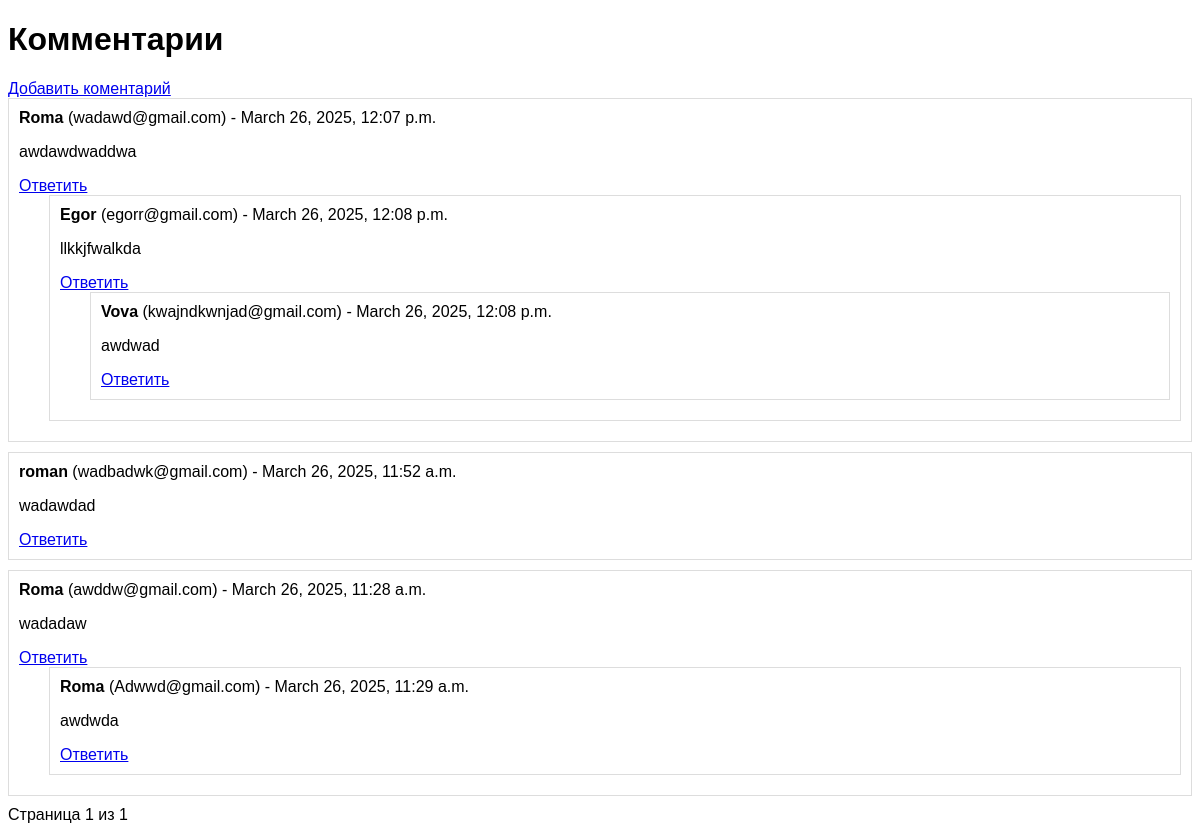
Before: / with the older database file.
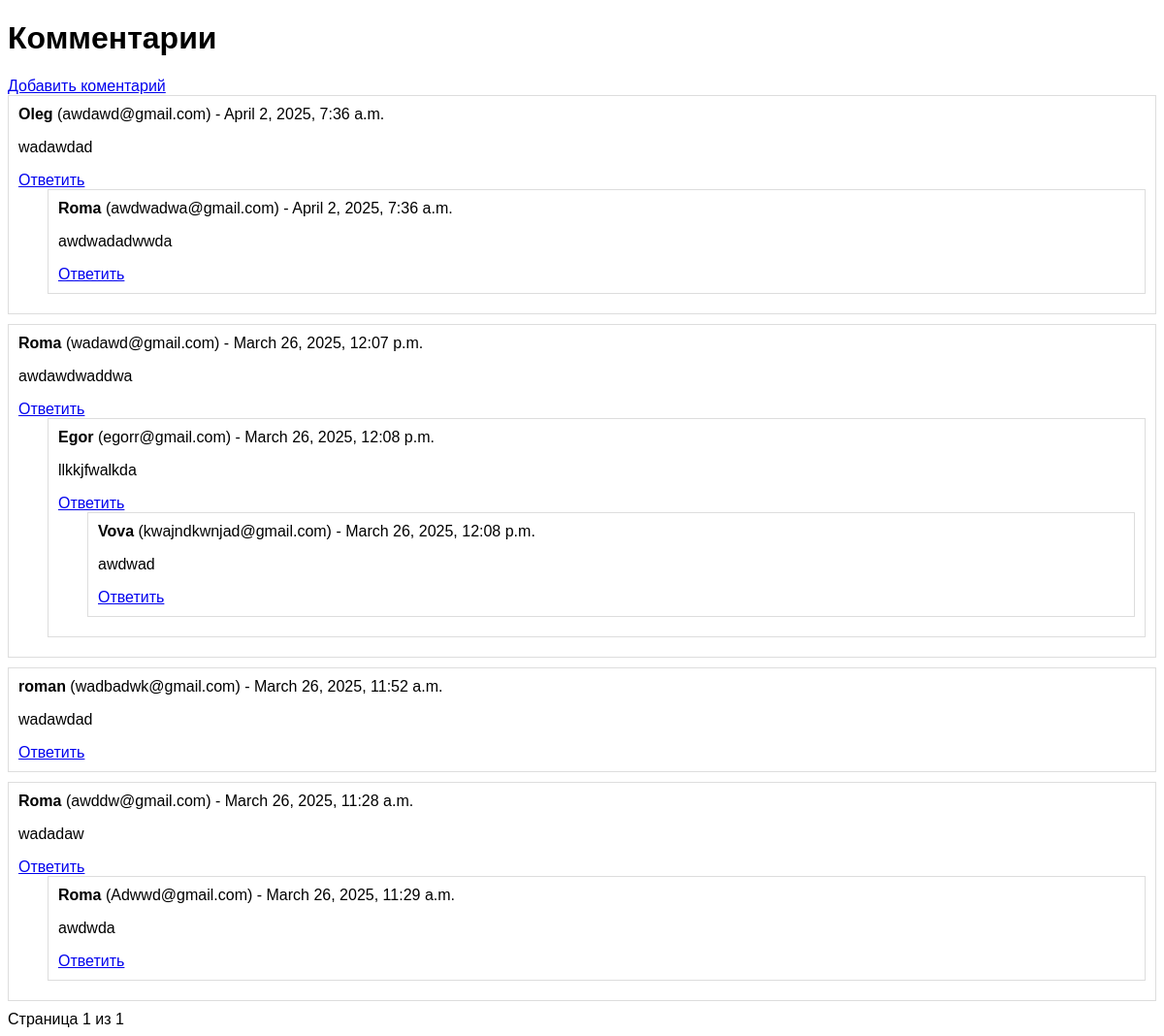
After: the same page with the newer database file.
### post/models.py (models this page shows, shortened)
class Comment(models.Model):
    user_name = models.CharField(max_length=50, db_index=True)
    email = models.EmailField(db_index=True)
    home_page = models.URLField(blank=True, null=True)
    text = models.TextField()
    created_at = models.DateTimeField(auto_now_add=True, db_index=True)
    parent = models.ForeignKey('self', null=True, blank=True, on_delete=models.CASCADE, related_name='replies')
    class Meta:
        ordering = ['-created_at']
        db_table = 'comment'

### post/views.py (the view)
# urls.py: path('', index, name='index'),
def index(request):
    posts = Comment.objects.filter(parent__isnull=True).order_by('-created_at')
    paginator = Paginator(posts, 25)
    page_number = request.GET.get('page')
    page_obj = paginator.get_page(page_number)
    return render(request, 'index.html', {'page_obj': page_obj})

### post/templates/index.html (shortened to what this page needs)
{% load static %}
<!DOCTYPE html>
<html lang="ru">
<head>
    <link rel="stylesheet" href="{% static "css/style.css" %}" />
</head>
<body>
<h1>Комментарии</h1>
<a href="{% url 'add_comment' %}">Добавить коментарий</a>
{% for comment in page_obj %}
    <div class="comment">
        <strong>{{ comment.user_name }}</strong> ({{ comment.email }}) - {{ comment.created_at }}
        <p>{{ comment.text }}</p>
        <a href="{% url 'add_comment_reply' comment.id %}">Ответить</a>
        {% include 'replies.html' with replies=comment.replies.all %}
    </div>
{% endfor %}
<div>
    <span>Страница {{ page_obj.number }} из {{ page_obj.paginator.num_pages }}</span>
</div>
</body>
</html>

### post/templates/replies.html (shortened to what this page needs)
{% for reply in replies %}
    <div class="comment reply">
        <strong>{{ reply.user_name }}</strong> ({{ reply.email }}) - {{ reply.created_at }}
        <p>{{ reply.text }}</p>
        <a href="{% url 'add_comment_reply' reply.id %}">Ответить</a>
        {% include 'replies.html' with replies=reply.replies.all %}
    </div>
{% endfor %}

Changed rows visible on the page:
added Comment: user_name "Oleg", email "awdawd@gmail.com", created_at "April 2, 2025, 7:36 a.m.", text "wadawdad", shown under "Комментарии"
added Comment: user_name "Roma", email "awdwadwa@gmail.com", created_at "April 2, 2025, 7:36 a.m.", text "awdwadadwwda", shown under "Oleg"
